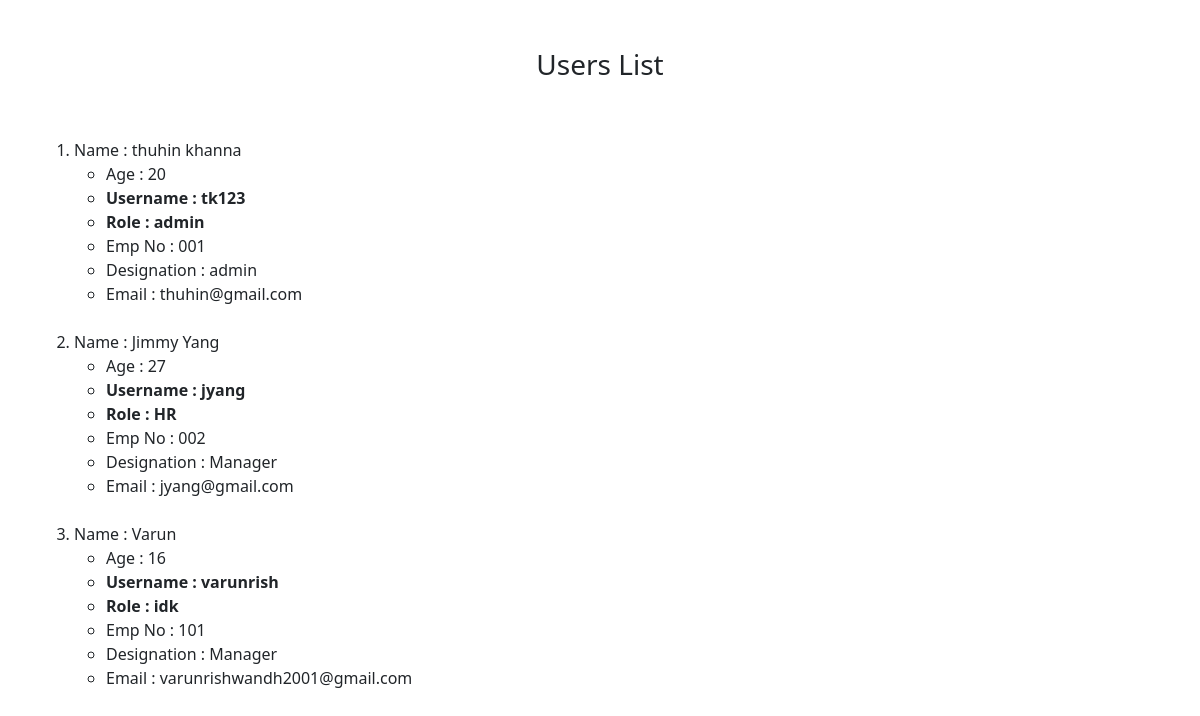
Page /display on the earlier database version.
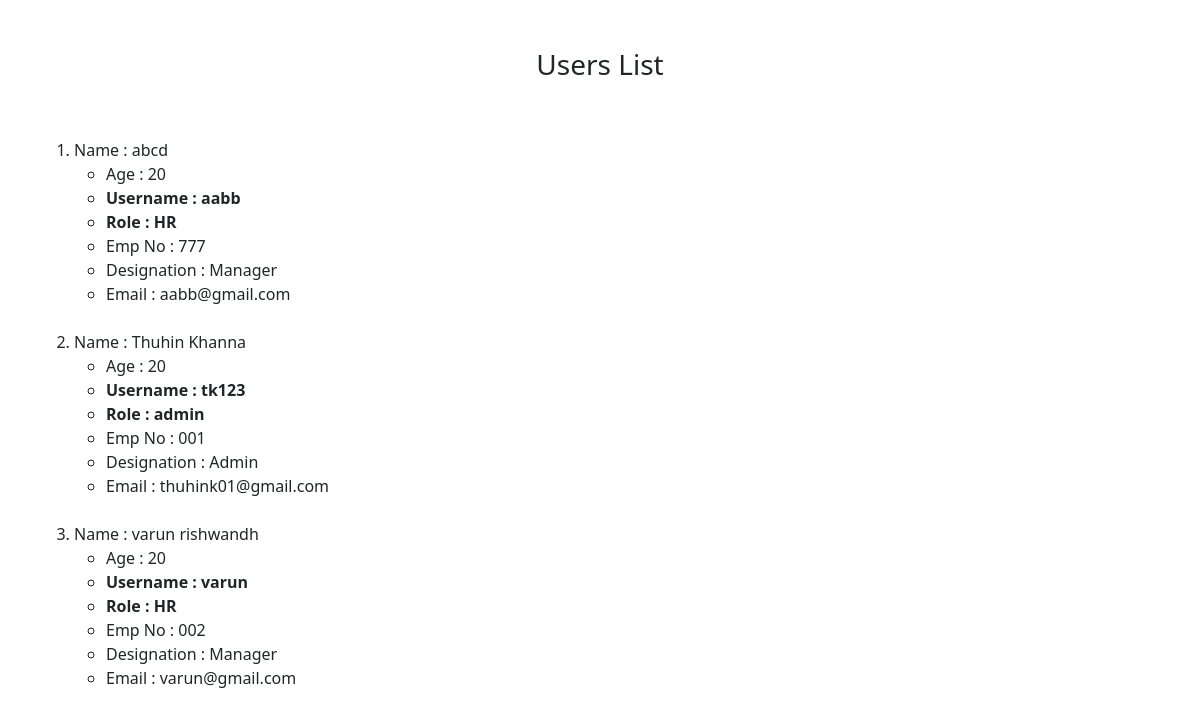
Same page on the later database version.
### users/models.py (models this page shows)
class myuser(models.Model):
    Username = models.CharField(max_length=15)
    Name = models.CharField(max_length=25)
    Email = models.EmailField(max_length=100)
    Password = models.CharField(max_length=15)
    Age = models.CharField(max_length=2)
    Designation = models.CharField(max_length=15)
    Role = models.CharField(max_length=15)
    EmployeeNo = models.CharField(max_length=15)

### users/views.py (the view)
# urls.py: path("display", views.disp_users, name="disp_users"),
@csrf_exempt
def disp_users(request):
    users=[]
    qs = myuser.objects.all()
    for i in qs:
        if i.Username!="":
            users.append(i)
    return render(request, 'DispUsers.html', {'users':users})

### users/templates/DispUsers.html (shortened to what this page needs)
<!doctype html>
<html lang="en">
  <head>
    <link href="https://cdn.jsdelivr.net/npm/bootstrap@5.1.2/dist/css/bootstrap.min.css" rel="stylesheet">
  </head>
  <body class="container-fluid">
    <br><br>
    <center><h3> Users List </h3></center>
    <br><br>
    <div class="container-sm">
    <ol>
    {% for i in users %}
    <li>
      Name : {{ i.Name }}
      <ul>
        <li>Age : {{ i.Age }}</li>
        <strong><li>Username : {{ i.Username }}</li></strong>
        <strong><li>Role : {{ i.Role }}</li></strong>
        <li>Emp No : {{ i.EmployeeNo }}</li>
        <li>Designation : {{ i.Designation }}</li>
        <li>Email : {{ i.Email }}</li>
      </ul>
    </li>
    <br>
    {% endfor %}
    </ol>
    </div>
  </body>
</html>

Differences in the rows shown:
removed myuser: Name "thuhin khanna", Age "20", Username "tk123", Role "admin", EmployeeNo "001", Designation "admin", Email "thuhin@gmail.com"
removed myuser: Name "Jimmy Yang", Age "27", Username "jyang", Role "HR", EmployeeNo "002", Designation "Manager", Email "jyang@gmail.com"
removed myuser: Name "Varun", Age "16", Username "varunrish", Role "idk", EmployeeNo "101", Designation "Manager", Email "varunrishwandh2001@gmail.com"
added myuser: Name "abcd", Age "20", Username "aabb", Role "HR", EmployeeNo "777", Designation "Manager", Email "aabb@gmail.com"
added myuser: Name "Thuhin Khanna", Age "20", Username "tk123", Role "admin", EmployeeNo "001", Designation "Admin", Email "thuhink01@gmail.com"
added myuser: Name "varun rishwandh", Age "20", Username "varun", Role "HR", EmployeeNo "002", Designation "Manager", Email "varun@gmail.com"
